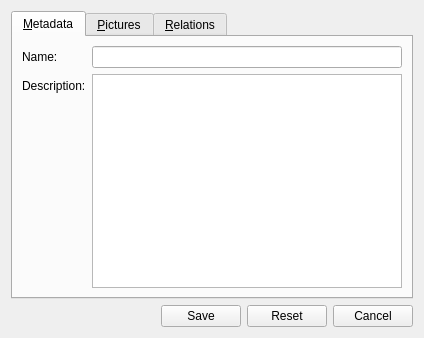
<?xml version="1.0" encoding="UTF-8"?>
<ui version="4.0">
 <class>feature_edit_form</class>
 <widget class="QWidget" name="feature_edit_form">
  <property name="geometry">
   <rect>
    <x>0</x>
    <y>0</y>
    <width>424</width>
    <height>338</height>
   </rect>
  </property>
  <property name="windowTitle">
   <string>Edit feature</string>
  </property>
  <property name="windowIcon">
   <iconset resource="../configurator.qrc">
    <normaloff>:/images/chart_organisation.png</normaloff>:/images/chart_organisation.png</iconset>
  </property>
  <property name="action" stdset="0">
   <string>FeatureRequest feature {id={id}}</string>
  </property>
  <property name="answer" stdset="0">
   <string>Feature feature {id={main.id}; parentID={?}; root{{?}}; name{{main.tabs.meta.name}}; description{{main.tags.meta.description}}; used_categories {{main.tags.pictures.used_categories}}; picture[] {picture {id={?}}}}</string>
  </property>
  <layout class="QGridLayout" name="gridLayout_2">
   <item row="0" column="0">
    <widget class="QTabWidget" name="tabs">
     <property name="currentIndex">
      <number>0</number>
     </property>
     <widget class="QWidget" name="meta">
      <attribute name="title">
       <string>&amp;Metadata</string>
      </attribute>
      <layout class="QFormLayout" name="formLayout">
       <property name="fieldGrowthPolicy">
        <enum>QFormLayout::AllNonFixedFieldsGrow</enum>
       </property>
       <item row="0" column="0">
        <widget class="QLabel" name="label_name">
         <property name="text">
          <string>Name:</string>
         </property>
         <property name="buddy">
          <cstring>name</cstring>
         </property>
        </widget>
       </item>
       <item row="0" column="1">
        <widget class="QLineEdit" name="name">
         <property name="initialFocus" stdset="0">
          <bool>true</bool>
         </property>
        </widget>
       </item>
       <item row="1" column="0">
        <widget class="QLabel" name="label_description">
         <property name="text">
          <string>Description:</string>
         </property>
         <property name="buddy">
          <cstring>description</cstring>
         </property>
        </widget>
       </item>
       <item row="1" column="1">
        <widget class="QPlainTextEdit" name="description"/>
       </item>
      </layout>
     </widget>
     <widget class="QWidget" name="pictures">
      <attribute name="title">
       <string>&amp;Pictures</string>
      </attribute>
      <layout class="QFormLayout" name="formLayout_2">
       <property name="fieldGrowthPolicy">
        <enum>QFormLayout::AllNonFixedFieldsGrow</enum>
       </property>
       <item row="0" column="0">
        <widget class="QLabel" name="label_2">
         <property name="text">
          <string>Used in categories:</string>
         </property>
        </widget>
       </item>
       <item row="0" column="1">
        <widget class="QLabel" name="used_categories">
         <property name="text">
          <string>(none)</string>
         </property>
        </widget>
       </item>
       <item row="1" column="0">
        <widget class="QLabel" name="label">
         <property name="text">
          <string>Pictures:</string>
         </property>
         <property name="buddy">
          <cstring>pictures</cstring>
         </property>
        </widget>
       </item>
       <item row="1" column="1">
        <widget class="QListWidget" name="pictures">
         <property name="iconSize">
          <size>
           <width>50</width>
           <height>30</height>
          </size>
         </property>
         <property name="movement">
          <enum>QListView::Static</enum>
         </property>
         <property name="viewMode">
          <enum>QListView::IconMode</enum>
         </property>
         <property name="action" stdset="0">
          <string>FeaturePictureListRequest feature {id={main.id}}</string>
         </property>
         <property name="answer" stdset="0">
          <string>PictureThumbnailList pictures {picture[] {id={item.id}; thumbnail{{item.icon}}; caption{{item.tooltip}} }}</string>
         </property>
         <property name="dataslot" stdset="0">
          <string>exclude_picture, select_picture ({main.widgetid}_picture)</string>
         </property>
         <property name="link:picture_add" stdset="0">
          <string>{main.widgetid}_picture</string>
         </property>
         <property name="action:select_picture" stdset="0">
          <string>PictureThumbnailListRequest pictures {picture[]{id={main.pictures.id}}; add[]{id={picture_add.picture.selected}}}</string>
         </property>
         <property name="action:exclude_picture" stdset="0">
          <string>PictureThumbnailListRequest pictures {picture[]{id={main.pictures.unselected}}}</string>
         </property>
        </widget>
       </item>
       <item row="2" column="1">
        <layout class="QHBoxLayout" name="horizontalLayout">
         <item>
          <spacer name="horizontalSpacer_2">
           <property name="orientation">
            <enum>Qt::Horizontal</enum>
           </property>
           <property name="sizeHint" stdset="0">
            <size>
             <width>40</width>
             <height>20</height>
            </size>
           </property>
          </spacer>
         </item>
         <item>
          <widget class="QPushButton" name="exclude_pictures">
           <property name="text">
            <string>Remove picture</string>
           </property>
           <property name="datasignal:clicked" stdset="0">
            <string>exclude_picture@main.pictures</string>
           </property>
           <property name="state:enabled" stdset="0">
            <string>{pictures.selected}&gt;0</string>
           </property>
          </widget>
         </item>
         <item>
          <widget class="QPushButton" name="new_pictures">
           <property name="text">
            <string>Add picture..</string>
           </property>
           <property name="form" stdset="0">
            <string>picture_select?widgetid={main.widgetid}_picture</string>
           </property>
           <property name="datasignal:destroyed" stdset="0">
            <string>close@{main.widgetid}_picture</string>
           </property>
          </widget>
         </item>
        </layout>
       </item>
      </layout>
     </widget>
     <widget class="QWidget" name="relations">
      <attribute name="title">
       <string>&amp;Relations</string>
      </attribute>
      <layout class="QFormLayout" name="formLayout_3">
       <item row="0" column="0">
        <widget class="QLabel" name="label_3">
         <property name="text">
          <string>fullfilled features:</string>
         </property>
        </widget>
       </item>
       <item row="1" column="1">
        <layout class="QHBoxLayout" name="horizontalLayout_3">
         <item>
          <spacer name="horizontalSpacer_3">
           <property name="orientation">
            <enum>Qt::Horizontal</enum>
           </property>
           <property name="sizeHint" stdset="0">
            <size>
             <width>40</width>
             <height>20</height>
            </size>
           </property>
          </spacer>
         </item>
         <item>
          <widget class="QPushButton" name="pushButton_2">
           <property name="text">
            <string>Remove</string>
           </property>
           <property name="state:enabled" stdset="0">
            <string>{required_features.selected}&gt;0</string>
           </property>
           <property name="datasignal:clicked" stdset="0">
            <string>remove_feature_required@main.required_features</string>
           </property>
          </widget>
         </item>
         <item>
          <widget class="QPushButton" name="pushButton_5">
           <property name="text">
            <string>Edit..</string>
           </property>
           <property name="form" stdset="0">
            <string>feature_select_required_edit?widgetid={main.widgetid}_feature_required&amp;id={required_features.selected}&amp;minQuantity={required_features.selected_min}&amp;maxQuantity={required_features.selected_max}</string>
           </property>
           <property name="datasignal:destroyed" stdset="0">
            <string>close@{main.widgetid}_feature_required</string>
           </property>
           <property name="state:enabled" stdset="0">
            <string>{required_features.selected}&gt;0</string>
           </property>
          </widget>
         </item>
         <item>
          <widget class="QPushButton" name="pushButton">
           <property name="text">
            <string>Add..</string>
           </property>
           <property name="form" stdset="0">
            <string>feature_select_required_add?widgetid={main.widgetid}_feature_required</string>
           </property>
           <property name="datasignal:destroyed" stdset="0">
            <string>close@{main.widgetid}_feature_required</string>
           </property>
          </widget>
         </item>
        </layout>
       </item>
       <item row="0" column="1">
        <widget class="QTreeWidget" name="required_features">
         <property name="maximumSize">
          <size>
           <width>16777215</width>
           <height>100</height>
          </size>
         </property>
         <property name="horizontalScrollBarPolicy">
          <enum>Qt::ScrollBarAlwaysOff</enum>
         </property>
         <property name="selectionBehavior">
          <enum>QAbstractItemView::SelectRows</enum>
         </property>
         <property name="rootIsDecorated">
          <bool>false</bool>
         </property>
         <property name="itemsExpandable">
          <bool>false</bool>
         </property>
         <property name="expandsOnDoubleClick">
          <bool>false</bool>
         </property>
         <property name="dataslot" stdset="0">
          <string>add_feature_required ({main.widgetid}_feature_required)</string>
         </property>
         <property name="action:add_feature_required" stdset="0">
          <string>CategoryFeatureListRequest features { feature[] { id={main.required_features.row.id:?}; minQuantity {{main.required_features.row.min:?}}; maxQuantity{{main.required_features.row.max:?}} }; add[] { id={feature_required_select.feature.selected}; minQuantity {{feature_required_select.min}}; maxQuantity {{feature_required_select.max}} } }</string>
         </property>
         <property name="link:feature_required_select" stdset="0">
          <string>{main.widgetid}_feature_required</string>
         </property>
         <property name="answer" stdset="0">
          <string>CategoryFeatures CategoryFeatures {CategoryFeature[] {id={row.id}; name{{row.name}}; minQuantity{{row.min}}; maxQuantity{{row.max}} }</string>
         </property>
         <property name="action:remove_feature_required" stdset="0">
          <string>CategoryFeatureListRequest features { feature[] { id={main.required_features.row.id:?}; minQuantity {{main.required_features.row.min:?}}; maxQuantity{{main.required_features.row.max:?}} }; remove[] { id = {selected} } }</string>
         </property>
         <column>
          <property name="text">
           <string>name</string>
          </property>
         </column>
         <column>
          <property name="text">
           <string>min</string>
          </property>
         </column>
         <column>
          <property name="text">
           <string>max</string>
          </property>
         </column>
        </widget>
       </item>
      </layout>
     </widget>
    </widget>
   </item>
   <item row="1" column="0">
    <layout class="QHBoxLayout" name="horizontalLayout_2">
     <item>
      <spacer name="horizontalSpacer">
       <property name="orientation">
        <enum>Qt::Horizontal</enum>
       </property>
       <property name="sizeHint" stdset="0">
        <size>
         <width>40</width>
         <height>20</height>
        </size>
       </property>
      </spacer>
     </item>
     <item>
      <widget class="QPushButton" name="save">
       <property name="text">
        <string>Save</string>
       </property>
       <property name="action" stdset="0">
        <string notr="true">updateFeature feature {id={main.id}; name{{main.name}}; description{{main.description}}; pictures {picture[] {id={main.pictures.id}}} }</string>
       </property>
       <property name="form" stdset="0">
        <string notr="true">_CLOSE_</string>
       </property>
       <property name="datasignal:clicked" stdset="0">
        <string>features</string>
       </property>
      </widget>
     </item>
     <item>
      <widget class="QPushButton" name="reset">
       <property name="text">
        <string>Reset</string>
       </property>
       <property name="form" stdset="0">
        <string notr="true">_RESET_</string>
       </property>
      </widget>
     </item>
     <item>
      <widget class="QPushButton" name="cancel">
       <property name="text">
        <string>Cancel</string>
       </property>
       <property name="form" stdset="0">
        <string notr="true">_CLOSE_</string>
       </property>
      </widget>
     </item>
    </layout>
   </item>
  </layout>
 </widget>
 <tabstops>
  <tabstop>exclude_pictures</tabstop>
  <tabstop>new_pictures</tabstop>
  <tabstop>save</tabstop>
  <tabstop>reset</tabstop>
  <tabstop>cancel</tabstop>
 </tabstops>
 <resources>
  <include location="../configurator.qrc"/>
 </resources>
 <connections/>
</ui>
